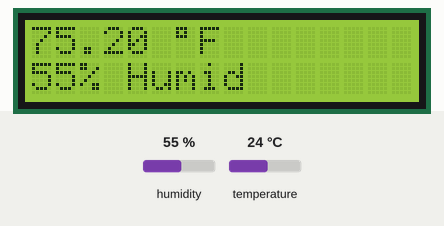
Simulated run of this sketch. Board: Arduino Uno, built with avr-gcc and run on an emulated ATmega328P. Parts: 16×2 character LCD. Inputs (shaded band) come from the test bench; at power-on: humidity 55 %, temperature 24 °C.

Above: at 1.2 s.
1.3 s: humidity set to 22 %
At 6.2 s:
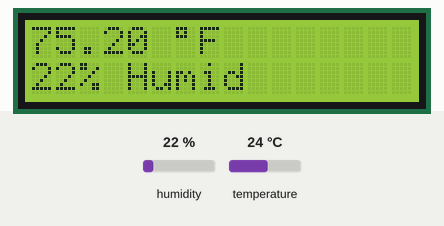
7.3 s: temperature set to 12 °C
At 11.5 s:
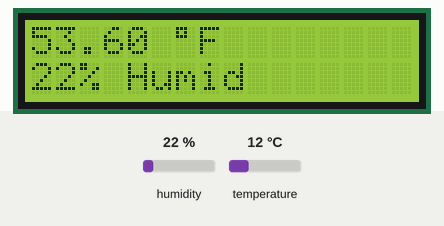
13.3 s: humidity set to 40 %
At 15.7 s:
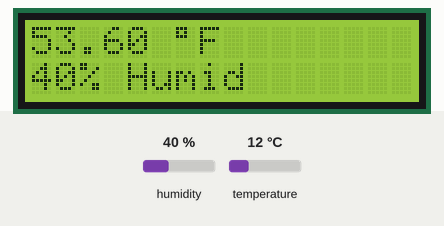
19.3 s: temperature set to 19 °C
At 21.1 s:
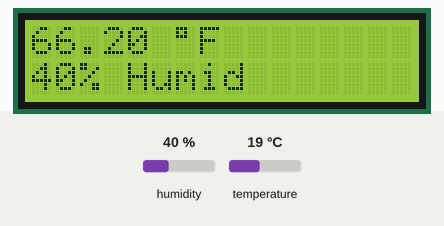
Timing chart, 0 to 22.6 s (numbered marks = the images above; inputs shaded):
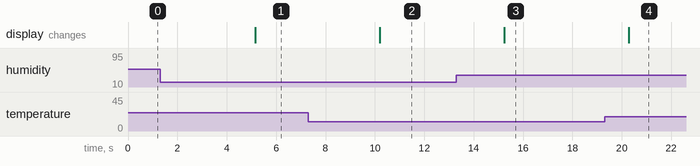

The sketch:

DHT11_Sensor_Serial_Read.ino
```cpp
#include <dht.h>
#include <Wire.h>
#include <LiquidCrystal_I2C.h>

LiquidCrystal_I2C lcd(0x27, 16, 2);
dht DHT;

#define DHT11_PIN 2

void setup(){
  Serial.begin(9600);
  lcd.begin();
  lcd.backlight();
}

void loop(){
  int chk = DHT.read11(DHT11_PIN);
  lcd.clear();
  //lcd.print("Temp = ");
  lcd.print((DHT.temperature*1.8)+32);
  lcd.print(" ");
  lcd.print((char)223);
  lcd.print("F");
  lcd.setCursor(0,1);
  lcd.print(round(DHT.humidity));
  lcd.print("%");
  lcd.print(" Humid");
  delay(5000);                       // errors (ex: -999C) at < 1000 mseconds
}
```

Measured:
- after the input at 1.3 s, the display: changes after 3.9 s (image 1)
- after the input at 7.3 s, the display: changes after 2.9 s (image 2)
- after the input at 13.3 s, the display: changes after 1.9 s (image 3)
- after the input at 19.3 s, the display: changes after 0.98 s (image 4)
